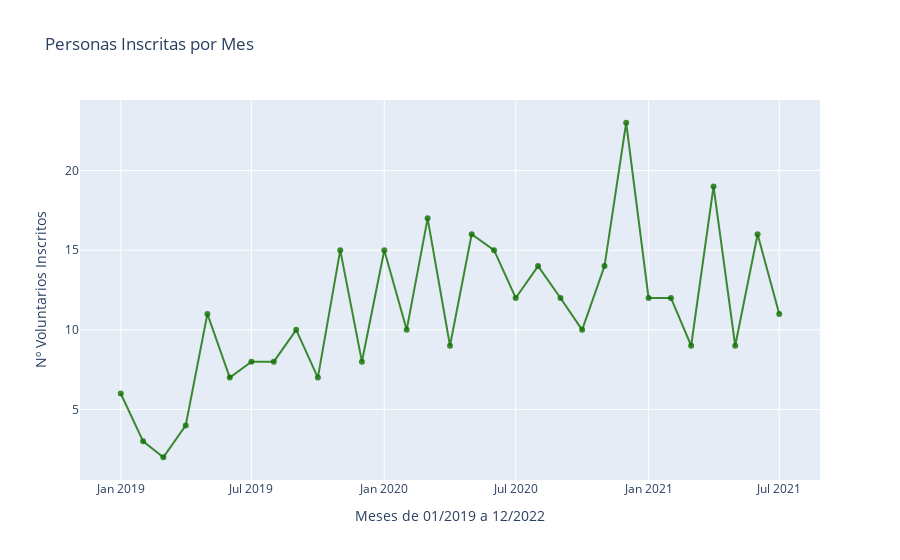

The cell this chart's notebook holds for it:
### Code cell
from plotly.subplots import make_subplots

fig = make_subplots(specs=[[{'secondary_y': False}]])

fig.add_trace(
    go.Scatter(
    x = inscripciones_mensuales_v['fechaInscripcion'],
    y = inscripciones_mensuales_v['nPersonasInscritas'],
    name = 'Nº Personas Inscritas',
    mode = 'lines+markers',
    marker = dict(color = 'rgba(16, 112, 2, 0.8)'))
)

fig.update_layout(
    title_text='Personas Inscritas por Mes'
)

fig.update_xaxes(title_text='Meses de 01/2019 a 12/2022')

fig.update_yaxes(title_text='Nº Voluntarios Inscritos')

fig.show()

### Figure 1 — Plotly figure (JSON) as saved in the notebook; plotly's stock layout.template omitted (floating-point values rounded to 4 significant figures)
{"data": [{"marker": {"color": "rgba(16, 112, 2, 0.8)"}, "mode": "lines+markers", "name": "Nº Personas Inscritas", "type": "scatter", "x": ["2019-01", "2019-02", "2019-03", "2019-04", "2019-05", "2019-06", "2019-07", "2019-08", "2019-09", "2019-10", "2019-11", "2019-12", "2020-01", "2020-02", "2020-03", "2020-04", "2020-05", "2020-06", "2020-07", "2020-08", "2020-09", "2020-10", "2020-11", "2020-12", "2021-01", "2021-02", "2021-03", "2021-04", "2021-05", "2021-06", "2021-07"], "y": [6, 3, 2, 4, 11, 7, 8, 8, 10, 7, 15, 8, 15, 10, 17, 9, 16, 15, 12, 14, 12, 10, 14, 23, 12, 12, 9, 19, 9, 16, 11]}], "layout": {"title": {"text": "Personas Inscritas por Mes"}, "xaxis": {"anchor": "y", "domain": [0, 1], "title": {"text": "Meses de 01/2019 a 12/2022"}}, "yaxis": {"anchor": "x", "domain": [0, 1], "title": {"text": "Nº Voluntarios Inscritos"}}}}
